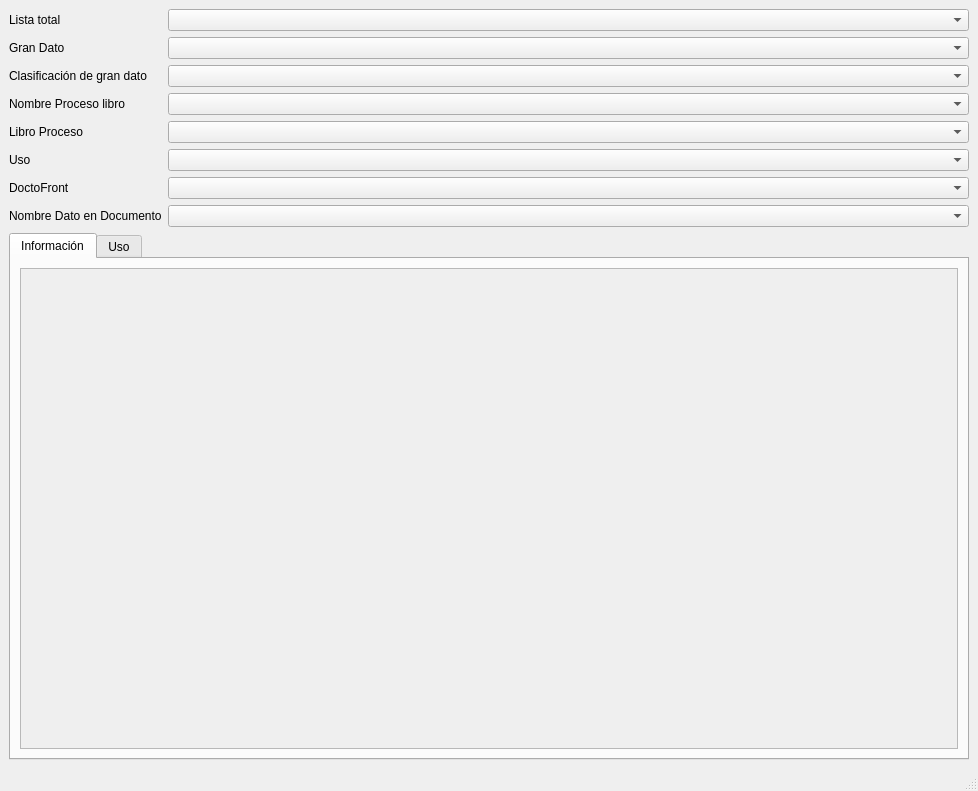
<?xml version="1.0" encoding="UTF-8"?>
<ui version="4.0">
 <class>MainWindow</class>
 <widget class="QMainWindow" name="MainWindow">
  <property name="geometry">
   <rect>
    <x>0</x>
    <y>0</y>
    <width>978</width>
    <height>791</height>
   </rect>
  </property>
  <property name="windowTitle">
   <string>MainWindow</string>
  </property>
  <widget class="QWidget" name="centralwidget">
   <layout class="QGridLayout" name="gridLayout">
    <item row="4" column="0">
     <widget class="QLabel" name="label_5">
      <property name="text">
       <string>Libro Proceso</string>
      </property>
     </widget>
    </item>
    <item row="5" column="0">
     <widget class="QLabel" name="label_6">
      <property name="text">
       <string>Uso</string>
      </property>
     </widget>
    </item>
    <item row="6" column="0">
     <widget class="QLabel" name="label_7">
      <property name="text">
       <string>DoctoFront</string>
      </property>
     </widget>
    </item>
    <item row="7" column="0">
     <widget class="QLabel" name="label_8">
      <property name="text">
       <string>Nombre Dato en Documento</string>
      </property>
     </widget>
    </item>
    <item row="1" column="0">
     <widget class="QLabel" name="label_2">
      <property name="text">
       <string>Gran Dato</string>
      </property>
     </widget>
    </item>
    <item row="2" column="0">
     <widget class="QLabel" name="label_3">
      <property name="text">
       <string>Clasificación de gran dato</string>
      </property>
     </widget>
    </item>
    <item row="3" column="0">
     <widget class="QLabel" name="label_4">
      <property name="text">
       <string>Nombre Proceso libro</string>
      </property>
     </widget>
    </item>
    <item row="0" column="0">
     <widget class="QLabel" name="label">
      <property name="sizePolicy">
       <sizepolicy hsizetype="Fixed" vsizetype="Preferred">
        <horstretch>0</horstretch>
        <verstretch>0</verstretch>
       </sizepolicy>
      </property>
      <property name="text">
       <string>Lista total</string>
      </property>
     </widget>
    </item>
    <item row="0" column="1">
     <widget class="QComboBox" name="ddlValuesListaTotal"/>
    </item>
    <item row="8" column="0" colspan="2">
     <widget class="QTabWidget" name="tabWidget">
      <property name="currentIndex">
       <number>0</number>
      </property>
      <widget class="QWidget" name="tabInformation">
       <attribute name="title">
        <string>Información</string>
       </attribute>
       <layout class="QHBoxLayout" name="horizontalLayout_2">
        <item>
         <widget class="QTextEdit" name="txtInformation">
          <property name="enabled">
           <bool>false</bool>
          </property>
         </widget>
        </item>
       </layout>
      </widget>
      <widget class="QWidget" name="tabUse">
       <attribute name="title">
        <string>Uso</string>
       </attribute>
       <layout class="QVBoxLayout" name="verticalLayout_2">
        <item>
         <widget class="QTableWidget" name="txtUse"/>
        </item>
       </layout>
      </widget>
     </widget>
    </item>
    <item row="1" column="1">
     <widget class="QComboBox" name="ddlValuesGranDato"/>
    </item>
    <item row="2" column="1">
     <widget class="QComboBox" name="ddlValuesClasificacion"/>
    </item>
    <item row="3" column="1">
     <widget class="QComboBox" name="ddlValuesNombreProceso"/>
    </item>
    <item row="4" column="1">
     <widget class="QComboBox" name="ddlValuesLibroProceso"/>
    </item>
    <item row="5" column="1">
     <widget class="QComboBox" name="ddlValuesUso"/>
    </item>
    <item row="6" column="1">
     <widget class="QComboBox" name="ddlValuesDoctoFront"/>
    </item>
    <item row="7" column="1">
     <widget class="QComboBox" name="ddlValuesNombreDato"/>
    </item>
   </layout>
  </widget>
  <widget class="QMenuBar" name="menubar">
   <property name="geometry">
    <rect>
     <x>0</x>
     <y>0</y>
     <width>978</width>
     <height>26</height>
    </rect>
   </property>
  </widget>
  <widget class="QStatusBar" name="statusbar"/>
 </widget>
 <resources/>
 <connections/>
</ui>
